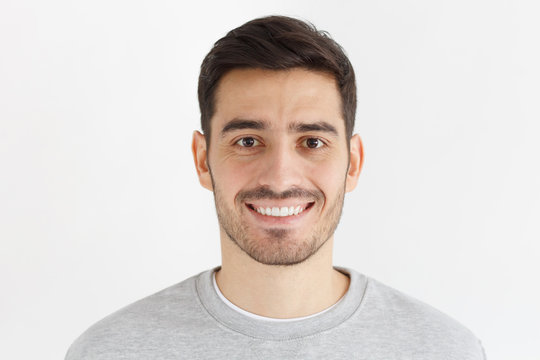
#> input picture Image/face.jpg, 540 x 360 px
$ jupyter execute HOG.ipynb   (shell and % lines are left out)
#> lines starting #> are read from the running program, lines starting #| are printed output that depends on the picture
[cell 1]
from skimage import io, color
import numpy as np
from matplotlib import pyplot as plt

[cell 2]
def calculate_gradient(img, template):
    ts = template.size
    new_img = np.zeros((img.shape[0] + ts - 1, img.shape[1] + ts - 1))
    new_img[np.uint16((ts - 1) / 2.0) : img.shape[0] + np.uint16((ts - 1) / 2.0), np.uint16((ts - 1) / 2.0) : img.shape[1] + np.uint16((ts - 1) / 2.0)] = img
    result = np.zeros((new_img.shape))

    for r in np.uint16(np.arange((ts - 1) / 2.0, img.shape[0] + (ts - 1) / 2.0)):
        for c in np.uint16(np.arange((ts - 1) / 2.0, img.shape[1] + (ts - 1) / 2.0)):
            curr_region = new_img[r - np.uint16((ts - 1) / 2.0) : r + np.uint16((ts - 1) / 2.0) + 1, c - np.uint16((ts - 1) / 2.0) : c + np.uint16((ts - 1) / 2.0) + 1]
            curr_region = curr_region * template
            score = np.sum(curr_region)
            result[r, c] = score

    result_img = result[np.uint16((ts - 1) / 2.0) : result.shape[0] - np.uint16((ts - 1) / 2.0), np.uint16((ts - 1) / 2.0) : result.shape[1] - np.uint16((ts - 1) / 2.0)]
    return result_img

[cell 3]
def gradient_magnitude(horizontal_gradient, vertical_gradient):
    horizontal_gradient_square = np.power(horizontal_gradient, 2)
    vertical_gradient_square = np.power(vertical_gradient, 2)
    sum_squares = horizontal_gradient_square + vertical_gradient_square
    grad_magnitude = np.sqrt(sum_squares)
    return grad_magnitude

[cell 4]
def gradient_direction(horizontal_gradient, vertical_gradient):
    grad_direction = np.arctan(vertical_gradient / (horizontal_gradient + 0.00000001))
    grad_direction = np.rad2deg(grad_direction)
    grad_direction = grad_direction % 180
    return grad_direction

[cell 5]
def hog_cel_histogram(cell_direction, cell_magnitude, hist_bins):
    hog_cell_hist = np.zeros(shape=(hist_bins.size))
    cell_size = cell_direction.shape[0]

    for rox_idx in range(cell_size):
        for col_idx in range(cell_size):
            curr_direction = cell_direction[rox_idx, col_idx]
            curr_magnitude = cell_magnitude[rox_idx, col_idx]
            diff = np.abs(curr_direction - hist_bins)

            if curr_direction < hist_bins[0]:
                first_bin_idx = 0
                second_bin_idx = hist_bins.size - 1
            elif curr_direction > hist_bins[-1]:
                first_bin_idx = hist_bins.size - 1
                second_bin_idx = 0
            else:
                first_bin_idx = np.where(diff == np.min(diff))[0][0]
                temp = hist_bins[[(first_bin_idx - 1) % hist_bins.size, (first_bin_idx + 1) % hist_bins.size]]
                temp2 = np.abs(curr_direction - temp)
                res = np.where(temp2 == np.min(temp2))[0][0]

                if res == 0 and first_bin_idx != 0:
                    second_bin_idx = first_bin_idx - 1
                else:
                    second_bin_idx = first_bin_idx + 1

            first_bin_value = hist_bins[first_bin_idx]
            second_bin_value = hist_bins[second_bin_idx]
            hog_cell_hist[first_bin_idx] = hog_cell_hist[first_bin_idx] + (np.abs(curr_direction - first_bin_value) / (180.0 / hist_bins.size)) * curr_magnitude
            hog_cell_hist[second_bin_idx] = hog_cell_hist[second_bin_idx] + (np.abs(curr_direction - second_bin_value) / (180.0 / hist_bins.size)) * curr_magnitude

    return hog_cell_hist

[cell 6]
img = io.imread("../Image/face.jpg")
#> img is the input picture: shape (360, 540, 3); mean R, G, B 222.7, 215.7, 211.8

[cell 7]
io.imshow(img)

[cell 8]
gray_img = color.rgb2gray(img)
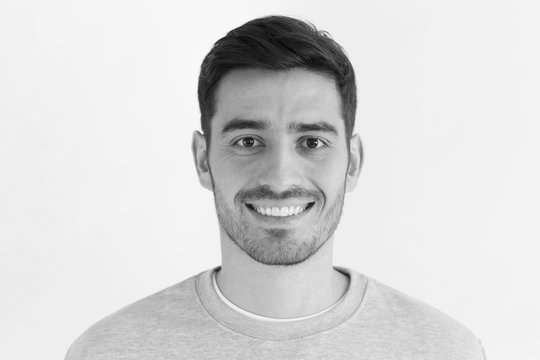
#> gray_img: shape (360, 540) float64; min 0.0108, max 1, mean 0.851

[cell 9]
io.imshow(gray_img)

[cell 10]
horizontal_mask = np.array([-1, 0, 1])
vertical_mask = np.array([[-1], [0], [1]])

[cell 11]
gray_img.shape[0] + horizontal_mask.size - 1
#> Out = 362

[cell 12]
gray_img.shape[1] + horizontal_mask.size - 1
#> Out = 542

[cell 13]
horizontal_gradient = calculate_gradient(gray_img, horizontal_mask)
#> in calculate_gradient, `new_img[np.uint16((ts - 1) / 2.0) : img.shape[0] + np.uint16((ts - 1) ..`:
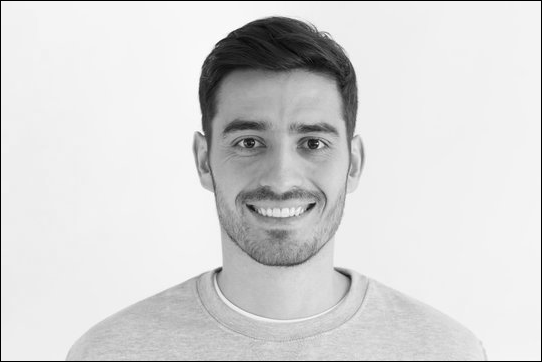
#> new_img: shape (362, 542) float64; min 0, max 1, mean 0.843
#> after the loop in calculate_gradient, `for r in np.uint16(np.arange((ts - 1) / 2.0, img.shape[0] + (ts - 1) /..`:
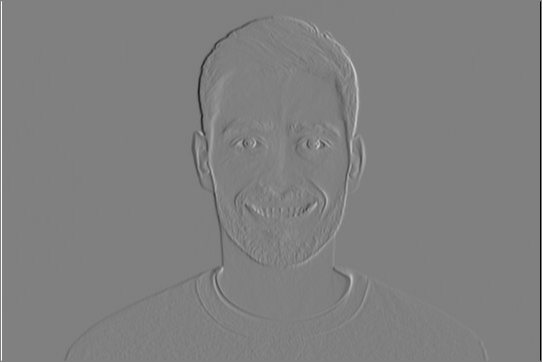
#> result: shape (362, 542) float64; min -2.88, max 2.85, mean 0.0001; drawn with min black and max white
vertical_gradient = calculate_gradient(gray_img, vertical_mask)
#> after the loop in calculate_gradient (call 2), `for r in np.uint16(np.arange((ts - 1) / 2.0, img.shape[0] + (ts - 1) /..`:
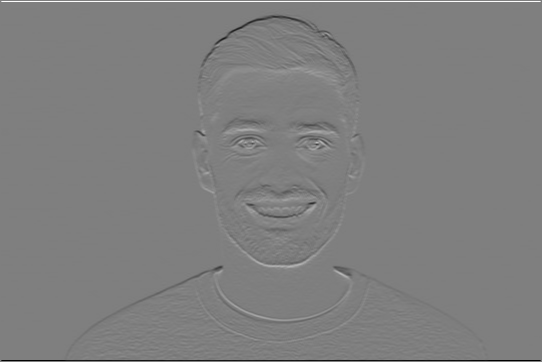
#> result: shape (362, 542) float64; min -2.89, max 2.91, mean -0.000883; drawn with min black and max white

[cell 14]
horizontal_gradient

[cell 15]
vertical_gradient

[cell 16]
grad_magnitude = gradient_magnitude(horizontal_gradient, vertical_gradient)
#> in gradient_magnitude, `horizontal_gradient_square = np.power(horizontal_gradient, 2)`:
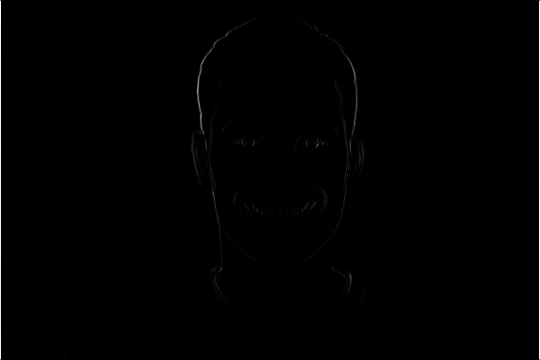
#> horizontal_gradient_square: shape (360, 540) float64; min 0, max 8.27, mean 0.0428; drawn with min black and max white
#> in gradient_magnitude, `vertical_gradient_square = np.power(vertical_gradient, 2)`:
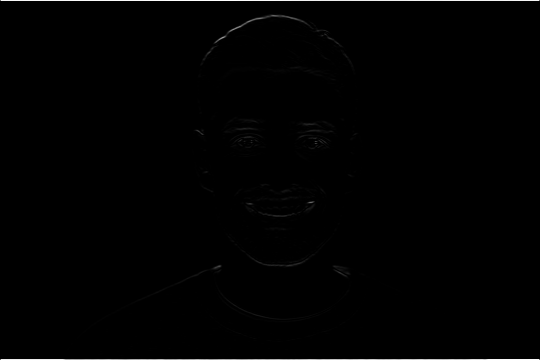
#> vertical_gradient_square: shape (360, 540) float64; min 0, max 8.44, mean 0.0521; drawn with min black and max white
#> in gradient_magnitude, `grad_magnitude = np.sqrt(sum_squares)`:
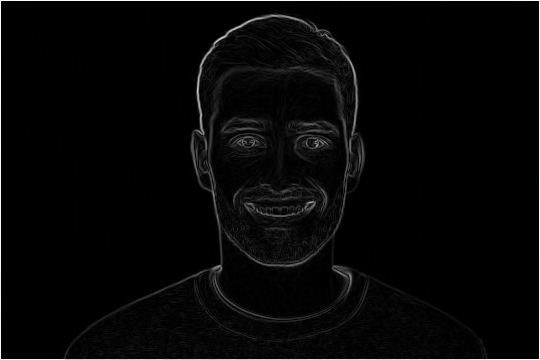
#> grad_magnitude: shape (360, 540) float64; min 0, max 2.91, mean 0.0796; drawn with min black and max white
grad_direction = gradient_direction(horizontal_gradient, vertical_gradient)
#> in gradient_direction, `grad_direction = np.arctan(vertical_gradient / (horizontal_gradient + ..`:
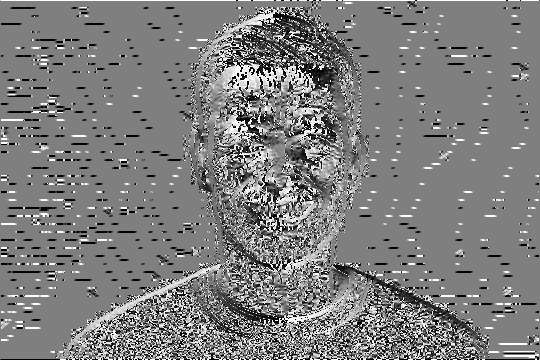
#> grad_direction: shape (360, 540) float64; min -1.57, max 1.57, mean -0.015; drawn with min black and max white
#> in gradient_direction, `grad_direction = grad_direction % 180`:
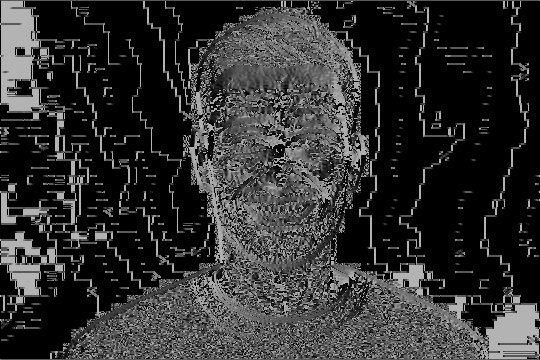
#> grad_direction: shape (360, 540) float64; min 0, max 180, mean 48.9

[cell 17]
grad_magnitude

[cell 18]
grad_direction

[cell 19]
grad_direction = grad_direction % 180

[cell 20]
grad_direction

[cell 21]
hist_bins = np.array([10, 30, 50, 70, 90, 110, 130, 150, 170])

[cell 22]
cell_direction = grad_direction[:8, :8]
cell_magnitude = grad_magnitude[:8, :8]

[cell 23]
cell_direction

[cell 24]
cell_magnitude

[cell 25]
hog_cell_hist = hog_cel_histogram(cell_direction, cell_magnitude, hist_bins)
#> after the loop in hog_cel_histogram, `for rox_idx in range(cell_size):`: hog_cell_hist = [9.99, 2.02, 0.672, 19.97, 2.01e-07, 0, 0, 0, 169.7]

[cell 26]
hog_cell_hist
#> Out has the same summary as hog_cell_hist in hog_cel_histogram

[cell 27]
plt.bar(x=np.arange(9), height=hog_cell_hist, align='center', width=0.8)
plt.show()
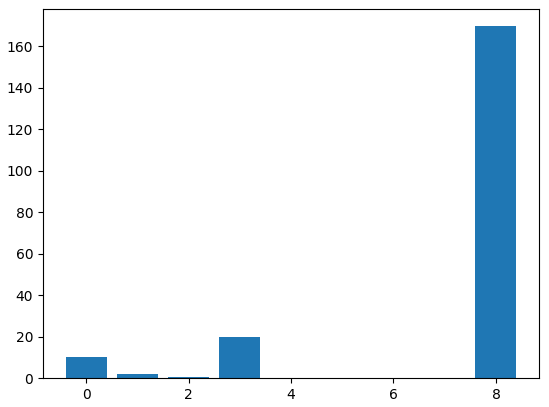
#> figure drawn by matplotlib, 1 panel; tallest bar 169.7 high, from x = 7.6 to 8.4
